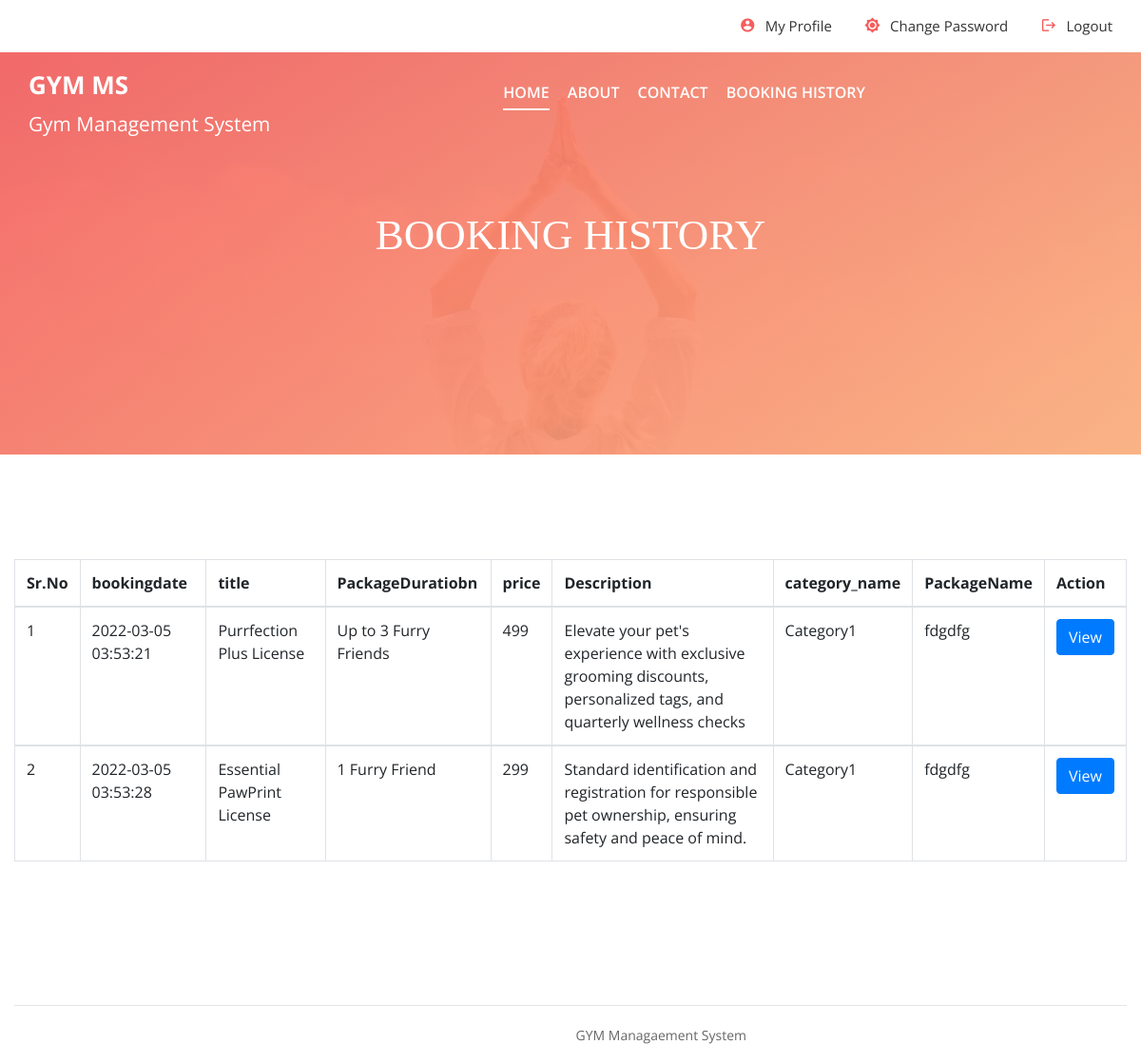
The page /booking-history.php (signed in) on the database its author committed.
### tables this page shows
CREATE TABLE `tblbooking` (
  `id` int(11) NOT NULL,
  `package_id` varchar(45) DEFAULT NULL,
  `userid` varchar(45) DEFAULT NULL,
  `booking_date` timestamp NULL DEFAULT current_timestamp(),
  `payment` varchar(45) DEFAULT NULL,
  `paymentType` varchar(45) DEFAULT NULL
);

CREATE TABLE `tbladdpackage` (
  `id` int(11) NOT NULL,
  `category` varchar(45) DEFAULT NULL,
  `titlename` varchar(450) DEFAULT NULL,
  `PackageType` varchar(45) DEFAULT NULL,
  `PackageDuratiobn` varchar(45) DEFAULT NULL,
  `Price` varchar(45) DEFAULT NULL,
  `uploadphoto` varchar(450) DEFAULT NULL,
  `Description` varchar(450) DEFAULT NULL,
  `create_date` timestamp NULL DEFAULT current_timestamp()
);

CREATE TABLE `tblcategory` (
  `id` int(11) NOT NULL,
  `category_name` varchar(45) DEFAULT NULL,
  `status` varchar(45) DEFAULT '0'
);

CREATE TABLE `tblpackage` (
  `id` int(11) NOT NULL,
  `cate_id` varchar(45) DEFAULT NULL,
  `PackageName` varchar(45) DEFAULT NULL
);

### booking-history.php (the view, shortened to what this page needs)
<?php session_start();
require_once('include/config.php');
if(strlen( $_SESSION["uid"])==0)
    {
header('location:login.php');
}
else{
?>
<!DOCTYPE html>
<html lang="zxx">
<head>
	<link rel="stylesheet" href="css/bootstrap.min.css"/>
	<link rel="stylesheet" href="css/font-awesome.min.css"/>
	<link rel="stylesheet" href="css/owl.carousel.min.css"/>
	<link rel="stylesheet" href="css/nice-select.css"/>
	<link rel="stylesheet" href="css/slicknav.min.css"/>
	<link rel="stylesheet" href="css/style.css"/>
</head>
<body>
	<?php include 'include/header.php';?>
	<section class="page-top-section set-bg" data-setbg="img/page-top-bg.jpg">
		<div class="container">
			<div class="row">
				<div class="col-lg-7 m-auto text-white">
					<h2>Booking History</h2>
				</div>
			</div>
		</div>
	</section>
	<section class="contact-page-section spad overflow-hidden">
		<div class="container">
			<div class="row">
				<div class="col-lg-12">
					<table class="table table-bordered">
    <thead>
      <tr>
        <th>Sr.No</th>
        <th>bookingdate</th>
        <th>title</th>
        <th>PackageDuratiobn</th>
        <th>price</th>
        <th>Description</th>
        <th>category_name</th>
        <th>PackageName</th>
        <th>Action</th>
      </tr>
    </thead>
          <?php
          $uid=$_SESSION['uid'];
                  $sql="SELECT t1.id as bookingid,t3.fname as Name, t3.email as email,t1.booking_date as bookingdate,t2.titlename as title,t2.PackageDuratiobn as PackageDuratiobn,
t2.Price as Price,t2.Description as Description,t4.category_name as category_name,t5.PackageName as PackageName FROM tblbooking as t1
 join tbladdpackage as t2
on t1.package_id =t2.id
join tbluser as t3
on t1.userid=t3.id
join tblcategory as t4
on t2.category=t4.id
join tblpackage as t5
on t2.PackageType=t5.id
where t1.userid=:uid";
                  $query= $dbh->prepare($sql);
                  $query->bindParam(':uid',$uid, PDO::PARAM_STR);
                  $query-> execute();
                  $results = $query -> fetchAll(PDO::FETCH_OBJ);
                  $cnt=1;
                  if($query -> rowCount() > 0)
                  {
                  foreach($results as $result)
                  {
                  ?>
                <tbody>
                  <tr>
                    <td><?php echo($cnt);?></td>
                    <td><?php echo htmlentities($result->bookingdate);?></td>
                    <td><?php echo htmlentities($result->title);?></td>
                    <td><?php echo htmlentities($result->PackageDuratiobn);?></td>
                    <td><?php echo $result->Price;?></td>
                    <td><?php echo $result->Description;?></td>
                    <td><?php echo htmlentities($result->category_name);?></td>
                    <td><?php echo htmlentities($result->PackageName);?></td>
                    <td><a href="booking-details.php?bookingid=<?php echo htmlentities($result->bookingid);?>"><button class="btn btn-primary" type="button">View</button></td>
                  </tr>
                    <?php  $cnt=$cnt+1; } } ?>
                </tbody>
  </table>
				</div>
			</div>
		</div>
	</section>
<?php include 'include/footer.php'; ?>
	</body>
</html>
        <?php } ?>

### rows shown on the page
tblbooking: booking_date "2022-03-05 03:53:21", tbladdpackage.titlename "Purrfection Plus License", tbladdpackage.PackageDuratiobn "Up to 3 Furry Friends", tbladdpackage.Price "499", tbladdpackage.Description "Elevate your pet's experience with exclusive grooming discounts, personalized tags, and quarterly wellness checks", tblcategory.category_name "Category1", tblpackage.PackageName "fdgdfg"
tblbooking: booking_date "2022-03-05 03:53:28", tbladdpackage.titlename "Essential PawPrint License", tbladdpackage.PackageDuratiobn "1 Furry Friend", tbladdpackage.Price "299", tbladdpackage.Description "Standard identification and registration for responsible pet ownership, ensuring safety and peace of mind.", tblcategory.category_name "Category1", package.PackageName "fdgdfg"
